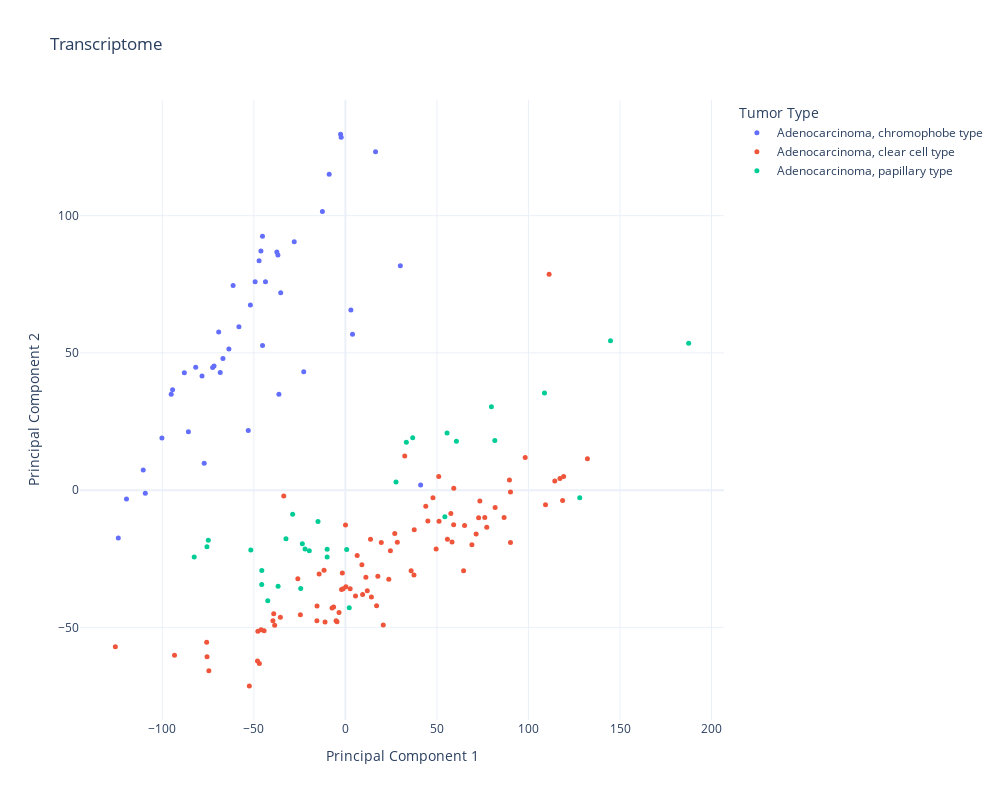

Notebook code for this chart:
### Markdown cell above
But, it will work that well on a dataset with no clear lineal decision boundary? Let's try for instance with Kidney cancer, where there are three subtypes of adenocarcinomas depending on the affected cell.

### Code cell
# Get kidney data
subtype_tumortype_dict = dict(zip(histology_df.icgc_specimen_id, histology_df.histology_tier4))
specimens_kidney = sample_df[sample_df['primary_location']=='Kidney']['icgc_specimen_id'].copy()
subset_specimens = list(set(expression_df.columns).intersection(set(specimens_kidney)))
kidney_expression_df = expression_df[subset_specimens].copy()

# Filter for samples with available histology information
raw_labels = kidney_expression_df.columns.map(subtype_tumortype_dict)
valid_mask = ~raw_labels.isna()
kidney_expression_df = kidney_expression_df.loc[:, valid_mask]
labels_kidney = raw_labels[valid_mask]

# We perform the PCA
scaler2 = StandardScaler()
kidney_data = scaler2.fit_transform(kidney_expression_df.T)
kidney_pca2D = PCA(n_components=2)
kidney_proj_data = kidney_pca2D.fit_transform(kidney_data)
print(kidney_pca2D.explained_variance_ratio_)

kidney_label_integers = plot_PCA_withlabels(kidney_proj_data, labels_kidney)

### Figure 1 — Plotly figure (JSON) as saved in the notebook; plotly's stock layout.template omitted (floating-point values rounded to 4 significant figures)
{"data": [{"hovertemplate": "Tumor Type=Adenocarcinoma, chromophobe type<br>Principal Component 1=%{x}<br>Principal Component 2=%{y}<extra></extra>", "legendgroup": "Adenocarcinoma, chromophobe type", "marker": {"color": "#636efa", "size": 5, "symbol": "circle"}, "mode": "markers", "name": "Adenocarcinoma, chromophobe type", "orientation": "v", "showlegend": true, "type": "scatter", "x": [-85.76, -124.0, -81.77, -45.26, -51.89, -35.34, 3.896, -110.4, -45.28, -58.15, -72.51, -47.15, -53.05, -61.33, -46.14, -8.861, -43.66, -68.37, -66.88, -2.625, -100.2, -87.97, -37.43, -95.14, -27.94, -94.4, -69.21, -49.31, 16.47, -2.296, -71.75, -12.55, -77.12, 3.011, 30.01, -22.75, -78.32, -36.31, -36.86, -63.64, -119.6, -109.3, 41.1], "xaxis": "x", "y": [21.31, -17.39, 44.77, 52.72, 67.49, 71.89, 56.82, 7.347, 92.54, 59.55, 44.65, 83.58, 21.73, 74.52, 87.11, 115.1, 75.95, 42.84, 47.98, 129.7, 18.97, 42.78, 86.78, 34.92, 90.45, 36.58, 57.65, 75.92, 123.3, 128.6, 45.19, 101.5, 9.796, 65.67, 81.79, 43.15, 41.62, 34.9, 85.67, 51.45, -3.239, -1.13, 1.83], "yaxis": "y"}, {"hovertemplate": "Tumor Type=Adenocarcinoma, clear cell type<br>Principal Component 1=%{x}<br>Principal Component 2=%{y}<extra></extra>", "legendgroup": "Adenocarcinoma, clear cell type", "marker": {"color": "#EF553B", "size": 5, "symbol": "circle"}, "mode": "markers", "name": "Adenocarcinoma, clear cell type", "orientation": "v", "showlegend": true, "type": "scatter", "x": [-75.78, 132.2, 50.99, 13.73, -47.8, 45.05, -11.66, 89.62, 20.69, 59.13, -33.69, -2.099, -1.678, -6.417, 90.17, 0.2674, -15.5, 72.77, 37.6, 117.2, -24.59, 17.72, 49.57, -35.52, 47.83, 43.91, 9.415, 23.71, 59.2, -46.99, 57.6, -25.98, -39.15, 6.433, 73.46, -52.47, 11.19, 51.15, -74.58, -15.57, -44.39, -46.07, -7.283, 28.36, 11.95, -39.58, 19.6, 71.42, 86.68, -75.58, -3.481, 5.534, 0.06697, 81.8, 90.17, -14.35, 69.1, -1.225, 111.3, 114.4, 26.96, 65.1, -5.076, 14.22, 119.2, -125.7, -93.34, -4.584, 76.13, 2.609, -48.02, 24.6, 35.9, -38.62, 118.7, 58.27, 55.73, 77.22, 32.41, 109.3, -11.12, 9.012, 98.22, 64.56, 37.46, 17.04], "xaxis": "x", "y": [-55.45, 11.41, 4.998, -17.92, -51.45, -11.24, -29.23, 3.665, -49.09, -12.58, -2.155, -36.22, -30.15, -42.57, -19.06, -35.22, -42.18, -10.02, -14.47, 4.224, -45.38, -31.4, -21.42, -46.28, -2.733, -5.844, -38.04, -32.43, 0.7312, -63.14, -8.553, -32.24, -45.07, -23.84, -3.918, -71.31, -31.76, -11.32, -65.82, -47.55, -51.22, -50.88, -42.95, -18.99, -36.7, -47.57, -19.12, -16.0, -9.987, -60.74, -44.58, -38.56, -12.68, -6.342, -0.6634, -30.55, -19.89, -35.96, 78.66, 3.324, -15.75, -12.91, -47.62, -38.97, 4.986, -57.04, -60.16, -47.99, -9.979, -35.9, -62.28, -22.07, -29.38, -49.24, -3.788, -18.92, -17.92, -13.53, 12.41, -5.304, -48.04, -27.18, 11.88, -29.39, -30.91, -42.13], "yaxis": "y"}, {"hovertemplate": "Tumor Type=Adenocarcinoma, papillary type<br>Principal Component 1=%{x}<br>Principal Component 2=%{y}<extra></extra>", "legendgroup": "Adenocarcinoma, papillary type", "marker": {"color": "#00cc96", "size": 5, "symbol": "circle"}, "mode": "markers", "name": "Adenocarcinoma, papillary type", "orientation": "v", "showlegend": true, "type": "scatter", "x": [-42.4, -9.974, -24.4, -74.88, 33.29, 81.62, -45.66, -32.46, -23.52, 144.8, -51.67, -14.97, 187.5, -36.76, 54.34, -28.81, 27.66, -82.58, 36.77, 0.7028, -9.962, -45.71, 2.105, 79.76, 55.52, -22.04, 128.0, 108.8, -19.72, 60.65, -75.62], "xaxis": "x", "y": [-40.32, -21.51, -35.86, -18.29, 17.45, 18.09, -29.25, -17.71, -19.5, 54.44, -21.78, -11.47, 53.49, -35.01, -9.675, -8.792, 3.008, -24.39, 19.08, -21.61, -24.35, -34.38, -42.82, 30.35, 20.8, -21.42, -2.757, 35.35, -22.11, 17.8, -20.62], "yaxis": "y"}], "layout": {"height": 800, "legend": {"title": {"text": "Tumor Type"}, "tracegroupgap": 0}, "title": {"text": "Transcriptome"}, "width": 1000, "xaxis": {"anchor": "y", "domain": [0, 1], "title": {"text": "Principal Component 1"}}, "yaxis": {"anchor": "x", "domain": [0, 1], "title": {"text": "Principal Component 2"}}}}
